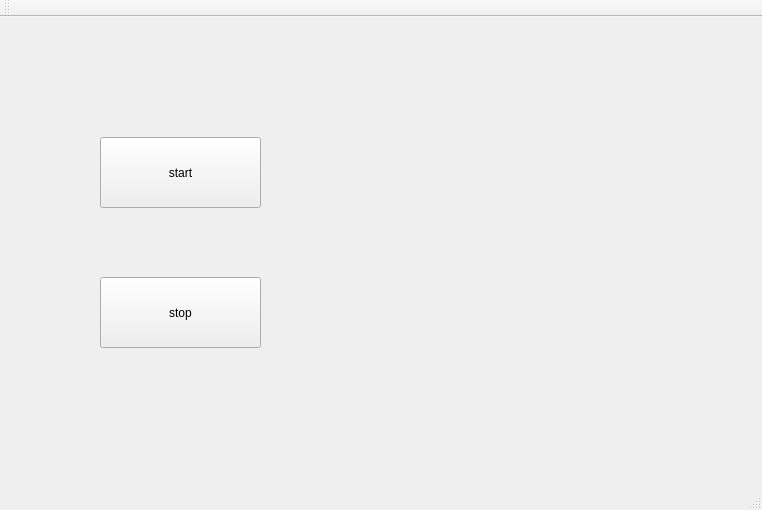
<?xml version="1.0" encoding="UTF-8"?>
<ui version="4.0">
 <class>MainWindow</class>
 <widget class="QMainWindow" name="MainWindow">
  <property name="geometry">
   <rect>
    <x>0</x>
    <y>0</y>
    <width>762</width>
    <height>510</height>
   </rect>
  </property>
  <property name="windowTitle">
   <string>MainWindow</string>
  </property>
  <widget class="QWidget" name="centralWidget">
   <widget class="QPushButton" name="start_Btn">
    <property name="geometry">
     <rect>
      <x>100</x>
      <y>120</y>
      <width>161</width>
      <height>71</height>
     </rect>
    </property>
    <property name="text">
     <string>start</string>
    </property>
   </widget>
   <widget class="QPushButton" name="stop_Btn">
    <property name="geometry">
     <rect>
      <x>100</x>
      <y>260</y>
      <width>161</width>
      <height>71</height>
     </rect>
    </property>
    <property name="text">
     <string>stop</string>
    </property>
   </widget>
   <widget class="QLabel" name="label">
    <property name="geometry">
     <rect>
      <x>360</x>
      <y>70</y>
      <width>300</width>
      <height>300</height>
     </rect>
    </property>
    <property name="text">
     <string/>
    </property>
   </widget>
  </widget>
  <widget class="QMenuBar" name="menuBar">
   <property name="geometry">
    <rect>
     <x>0</x>
     <y>0</y>
     <width>762</width>
     <height>26</height>
    </rect>
   </property>
  </widget>
  <widget class="QToolBar" name="mainToolBar">
   <attribute name="toolBarArea">
    <enum>TopToolBarArea</enum>
   </attribute>
   <attribute name="toolBarBreak">
    <bool>false</bool>
   </attribute>
  </widget>
  <widget class="QStatusBar" name="statusBar"/>
 </widget>
 <layoutdefault spacing="6" margin="11"/>
 <resources/>
 <connections/>
</ui>
